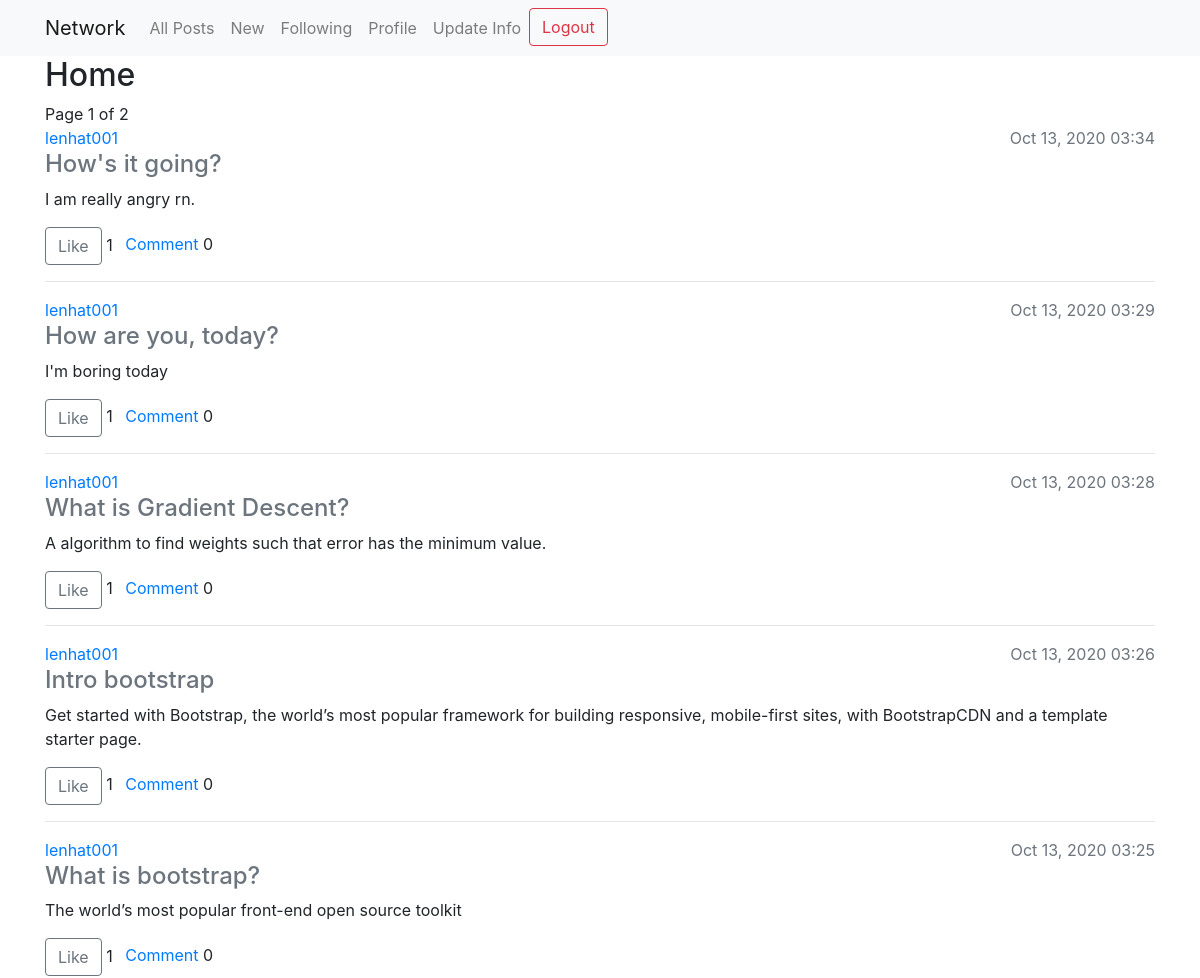
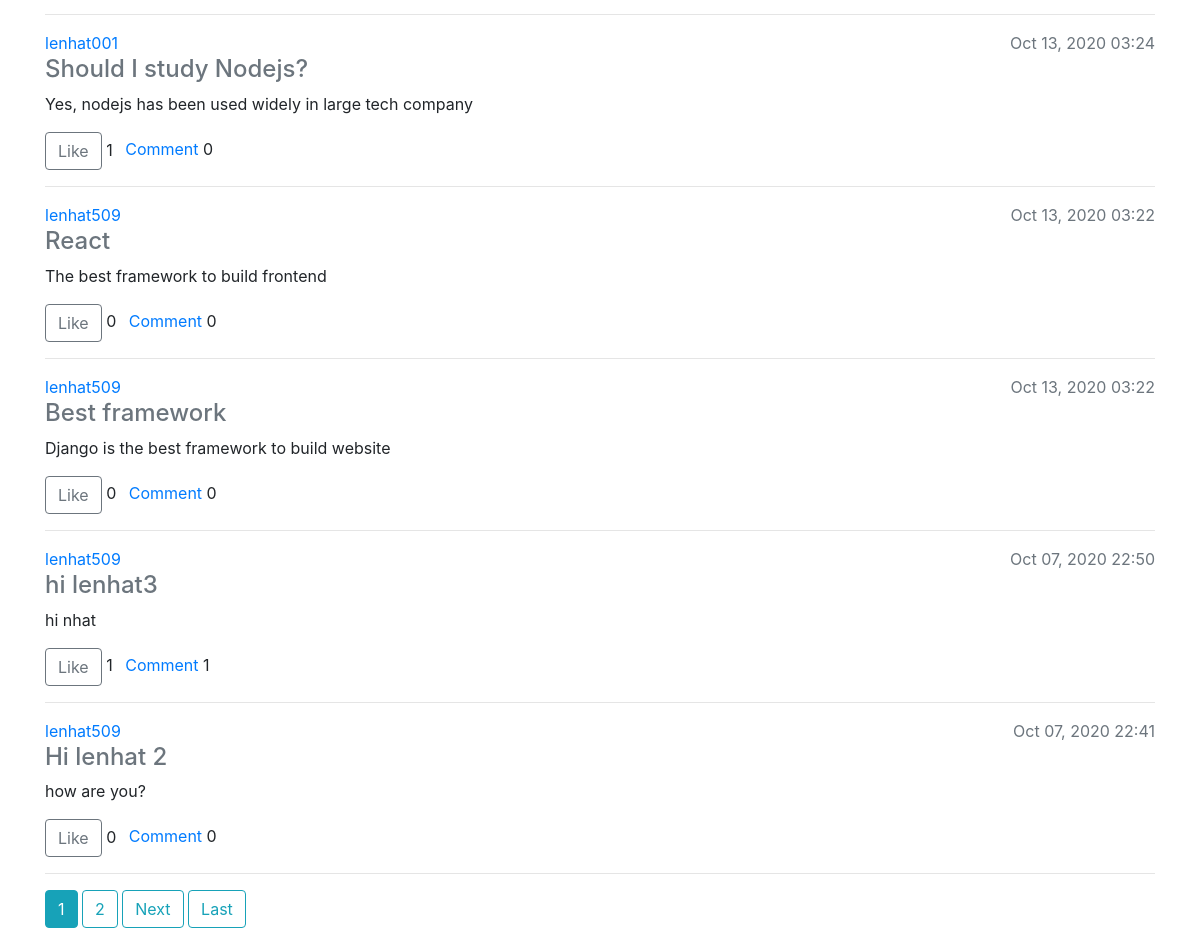
/ (signed in), run on the app's committed database (2 pictures, top to bottom).
### posts/models.py (models this page shows, shortened)
class Post(models.Model):
    title = models.CharField(max_length=200)
    content = models.TextField()
    date_posted = models.DateTimeField(default=timezone.now)
    author = models.ForeignKey(User, on_delete=models.CASCADE)
    likes = models.ManyToManyField(User, related_name='interesting_posts', blank=True)
    comment_to = models.ForeignKey('self', related_name='comments', blank=True, null=True, on_delete=models.CASCADE)

### posts/views.py (the view)
# urls.py: path('', views.PostListView.as_view(), name='home'),
class PostListView(LoginRequiredMixin, ListView):
    model = Post
    template_name = 'posts/home.html'
    context_object_name = 'posts'
    paginate_by = 10
    def get_queryset(self):
        return Post.objects.filter(comment_to=None).order_by('-date_posted')

### posts/templates/posts/home.html
{% extends 'users/layout.html' %}
{% load tz %}
{% block body %}
    <h2>Home</h2>
    <span>Page {{ page_obj.number }} of {{page_obj.paginator.num_pages}}</span>
    {% if posts %}
        {% for post in posts %}
        <div class="post" data-id='{{post.id}}'>
            <div class="flex-jc-sp">
                <a href="{% url 'user-posts' post.author.username %}">{{ post.author.username }}</a>
                <span class="text-muted">{{ post.date_posted|localtime|date:'M d, Y H:i'}}</span>
            </div>
            <a class="text-muted" href="{% url 'post-detail' post.id %}">
                <h4>
                    {{ post.title }}
                </h4>
            </a>
            <p>{{ post.content }} </p>
            <button class="btn btn-outline-secondary" id='toggle-like'>
                {% if user in post.likes.all %}
                    Liked
                {% else %}
                    Like
                {% endif %}
            </button>
            <span class="mr-2" id="number-likes">{{post.likes.count}}</span>
            <a href="{% url 'post-detail' post.id %}">Comment</a>
            <span id='number-comments'>{{post.comments.count}}</span>
        </div>
        <hr>
        {% endfor %}
    {% endif %}
{% endblock body %}

### users/static/users/main.css (style rules this page uses)
.flex-jc-sp { display: flex; justify-content: space-between; }

### data on the page
Post: author.username "lenhat001", date_posted "Oct 13, 2020 03:34", title "How's it going?", content "I am really angry rn.", shows "Like", likes.count "1", comments.count "0"
Post: author.username "lenhat001", date_posted "Oct 13, 2020 03:29", title "How are you, today?", content "I'm boring today", shows "Like", likes.count "1", comments.count "0"
Post: author.username "lenhat001", date_posted "Oct 13, 2020 03:28", title "What is Gradient Descent?", content "A algorithm to find weights such that error has the minimum value.", shows "Like", likes.count "1", comments.count "0"
Post: author.username "lenhat001", date_posted "Oct 13, 2020 03:26", title "Intro bootstrap", content "Get started with Bootstrap, the world’s most popular framework for building responsive, mobile-first sites, with BootstrapCDN and a template starter page.", shows "Like", likes.count "1", comments.count "0"
Post: author.username "lenhat001", date_posted "Oct 13, 2020 03:25", title "What is bootstrap?", content "The world’s most popular front-end open source toolkit", shows "Like", likes.count "1", comments.count "0"
Post: author.username "lenhat001", date_posted "Oct 13, 2020 03:24", title "Should I study Nodejs?", content "Yes, nodejs has been used widely in large tech company", shows "Like", likes.count "1", comments.count "0"
Post: author.username "lenhat509", date_posted "Oct 13, 2020 03:22", title "React", content "The best framework to build frontend", shows "Like", likes.count "0", comments.count "0"
Post: author.username "lenhat509", date_posted "Oct 13, 2020 03:22", title "Best framework", content "Django is the best framework to build website", shows "Like", likes.count "0", comments.count "0"
Post: author.username "lenhat509", date_posted "Oct 07, 2020 22:50", title "hi lenhat3", content "hi nhat", shows "Like", likes.count "1", comments.count "1"
Post: author.username "lenhat509", date_posted "Oct 07, 2020 22:41", title "Hi lenhat 2", content "how are you?", shows "Like", likes.count "0", comments.count "0"

### other printed values
{{ page_obj.number }} "1"
{{ page_obj.paginator.num_pages }} "2"
{{ num }} "1"
{{ num }} "2"
